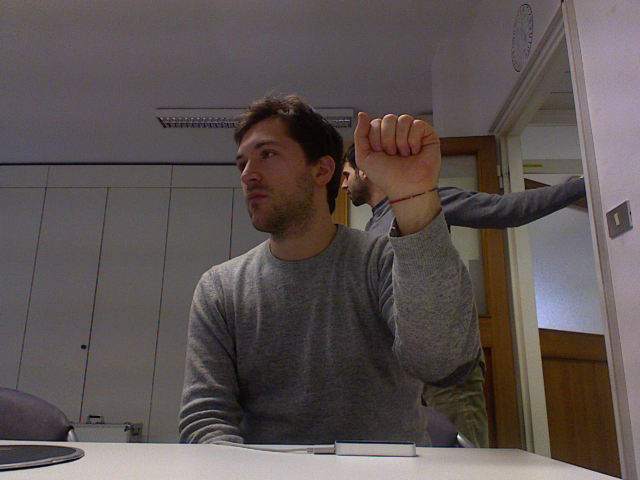
%> input picture Project/1_rgb.png, 1280 x 960 px (shown at 1/2 size)
$ octave test.m   (GNU Octave 9; MATLAB toolbox functions it lacks are replaced by stand-ins)
%> lines starting %> are read from the running program, lines starting %| are printed output that depends on the picture; in (x1, y1, x2, y2) boxes, pixels count from 0 and x2, y2 are one past the last pixel; in counts of white or black regions, pixels touching at a corner belong together; the program's own positions count from 1
clc;
clear;
close all;

im = imread('Project_pictures\P1\G1\1_rgb.png');
%> im is the input picture: size 960x1280x3 uint8; mean R, G, B 92.1, 83.3, 81.8
mask = im(:,:,1);
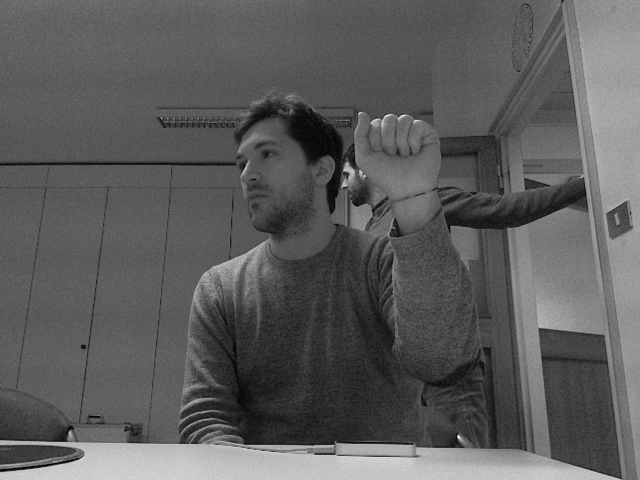
%> mask: size 960x1280 uint8 (shown at 1/2 size); min 1, max 254, mean 92.1
for i = 1 : 960
    for j = 1 : 1280
        % Get pixel
        r = im(i,j,1);
        g = im(i,j,2);
        b = im(i,j,3);

        if r > 95 && g > 40 && b > 20 && ((max([r, g, b])-min([r, g, b]))>15) && (abs(r -g)>15) && (r>g) && (r > b)
            mask(i,j) = 1;
        else
            mask(i,j) = 0;
        end
    end
end
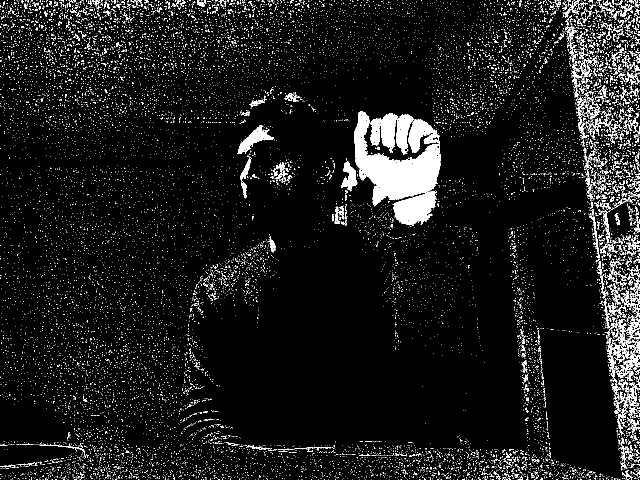
%> mask: size 960x1280 uint8 (shown at 1/2 size); values 0 (black) and 1 (white), 7.2% white; 15477 white regions (15084 under 20 px), largest, box (x1, y1, x2, y2) and area: (708, 223, 882, 452) 23864, (1237, 630, 1280, 751) 1724, (474, 250, 548, 308) 1411

gray = rgb2gray(im);
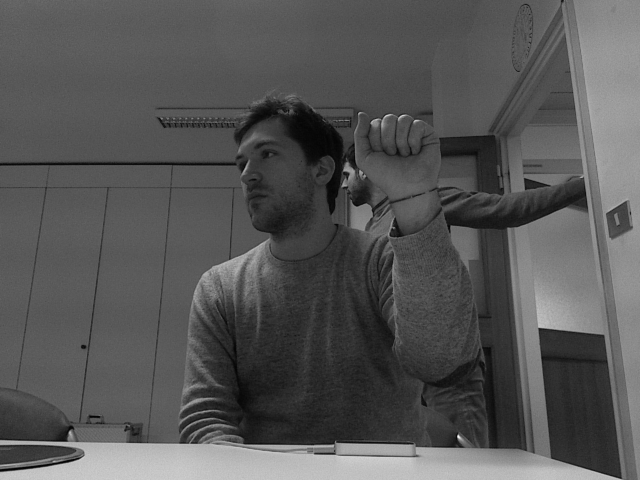
%> gray: size 960x1280 uint8 (shown at 1/2 size); min 1, max 253, mean 85.7
out = im .* mask;
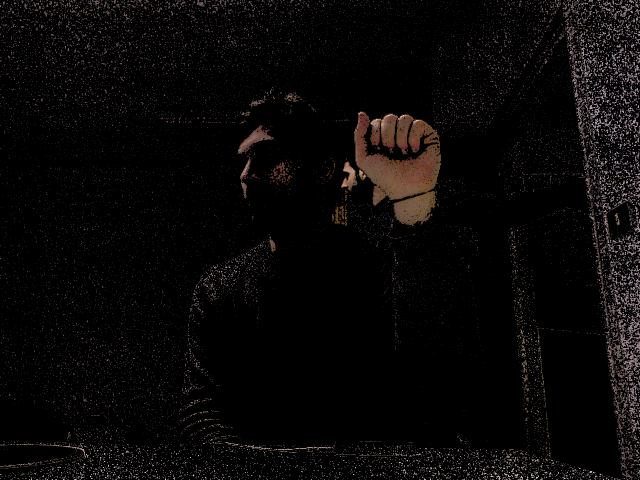
%> out: size 960x1280x3 uint8 (shown at 1/2 size); mean R, G, B 9.2, 7.4, 7.1
figure;
imshow(out);
